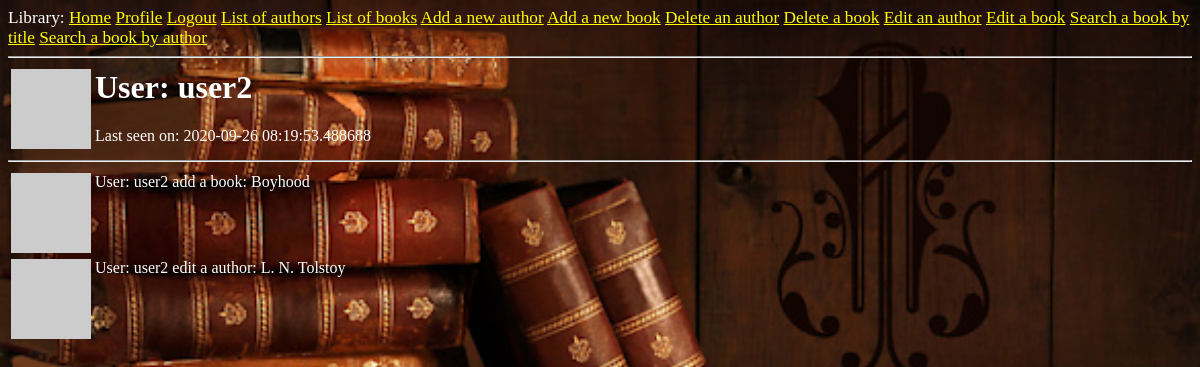
Screenshot of /user/user2 (signed in) with the database file from the repository.
### app/models.py (models this page shows, shortened)
class User(UserMixin, db.Model):
    id = db.Column(db.Integer, primary_key=True)
    username = db.Column(db.String(64), index=True, unique=True)
    email = db.Column(db.String(120), index=True, unique=True)
    about_me = db.Column(db.String(140))
    last_seen = db.Column(db.DateTime, default=datetime.utcnow)
    password_hash = db.Column(db.String(128))
    image = db.Column(db.String)
    posts = db.relationship('Post', backref='author', lazy='dynamic')
    def avatar(self, size):
        digest = md5(self.email.lower().encode('utf-8')).hexdigest()
        return 'https://www.gravatar.com/avatar/{}?d=identicon&s={}'.format(
            digest, size)

class Post(db.Model):
    id = db.Column(db.Integer, primary_key=True)
    body = db.Column(db.String(140))
    timestamp = db.Column(db.DateTime, index=True, default=datetime.utcnow)
    user_id = db.Column(db.Integer, db.ForeignKey('user.id'))

### app/routes.py (the view)
@app.route('/user/<username>')
@login_required
def user(username):
    user = User.query.filter_by(username=username).first_or_404()
    posts = Post.query.filter_by(user_id=user.id)
    return render_template('user.html', user=user, posts=posts)

### app/models.py (called while the page is built)
@login.user_loader
def load_user(id):
    return User.query.get(int(id))

### app/routes.py (called while the page is built)
@app.before_request
def before_request():
    if current_user.is_authenticated:
        current_user.last_seen = datetime.utcnow()
        db.session.commit()

### app/templates/user.html (shortened to what this page needs)
{% extends "Base.html" %}
{% block content %}
    <table>
        <tr valign="top">
            <td><img src="{{ user.avatar(128) }}"></td>
            <td>
                <h1>User: {{ user.username }}</h1>
                {% if user.last_seen %}<p>Last seen on: {{ user.last_seen }}</p>{% endif %}
            </td>
        </tr>
    </table>
    <hr>
    {% for post in posts %}
        {% include '_post.html' %}
    {% endfor %}
{% endblock %}

### app/templates/_post.html
<table>
    <tr valign="top">
        <td><img src="{{ post.author.avatar(36) }}"></td>
        <td>{{ post.body }}</td>
    </tr>
</table>

### app/templates/Base.html (style rules this page uses)
body { background: url("../static/background.jpg") no-repeat; -moz-background-size: 100%; -o-background-size: 100%; -webkit-background-size: 100%; background-size: 100%; color: #ffffff; }

### rows the page displays
User: username "user2", last_seen "2020-09-26 08:19:53.488688"
Post: body "User: user2 add a book: Boyhood"
Post: body "User: user2 edit a author: L. N. Tolstoy"
